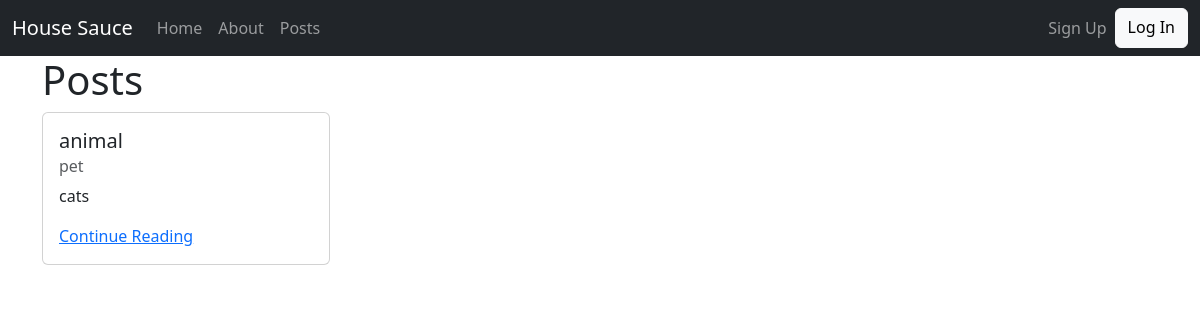
The app's page /posts/, older data.
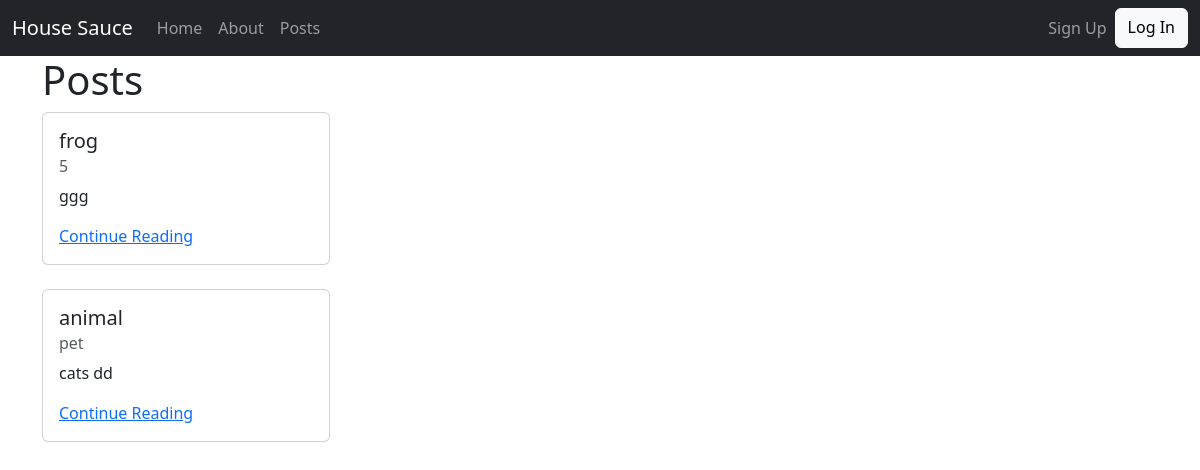
The same page, newer data.
### posts/models.py (models this page shows, shortened)
class Post(models.Model):
    title = models.CharField(max_length=128)
    subtitle = models.CharField(max_length=256)
    author = models.ForeignKey(
        get_user_model(),
        on_delete=models.CASCADE
    )
    body = models.TextField()
    created_on = models.DateTimeField(auto_now_add=True)

### posts/views.py (the view)
# urls.py: path("", views.PostListView.as_view(), name="list"),
class PostListView(ListView):
    template_name = "posts/list.html"
    model = Post
    def get_context_data(self, **kwargs):
        context = super().get_context_data(**kwargs)
        context["post_list"] = Post.objects.order_by(
            "created_on").reverse()
        return context

### templates/posts/list.html (shortened to what this page needs)
{% extends 'base.html' %}
{% block content %}
<h1>Posts</h1>
{% for post in post_list %}
<div class="card" style="width: 18rem;">
    <div class="card-body">
        <h5 class="card-title">{{ post.title }}</h5>
        <h6 class="card-subtitle mb-2 text-body-secondary">{{ post.subtitle }}</h6>
        <p class="card-text">{{ post.body|truncatechars:128}}</p>
        <a href="{% url 'detail' post.id %}" class="card-link">Continue Reading</a>
    </div>
</div>
<br />
{% endfor %}
{% endblock content %}

### templates/base.html (shortened to what this page needs)
<!DOCTYPE html>
<html lang="en">
<head>
    <link href="https://cdn.jsdelivr.net/npm/bootstrap@5.3.3/dist/css/bootstrap.min.css" rel="stylesheet"
>
</head>
<body>
    <nav class="navbar navbar-expand-lg navbar-dark bg-dark">
        <div class="container-fluid">
            <a class="navbar-brand" href="{% url 'home' %}">House Sauce</a>
            <div class="collapse navbar-collapse" id="navbarNavAltMarkup">
                <div class="navbar-nav">
                    <a class="nav-link" href="{% url 'home' %}">Home</a>
                    <a class="nav-link" href="{% url 'about' %}">About</a>
                    <a class="nav-link" href="{% url 'list' %}">Posts</a>
                </div>
                <div class="navbar-nav ms-auto">
                    {% if user.is_authenticated %}
                    <a class="nav-link" href="{% url 'password_change' %}">Change Password</a>
                    <form class="d-flex" method="POST" action="{% url 'logout' %}">
                        {% csrf_token %}
                        <button class="btn btn-light" type="submit">Log Out</button>
                    </form>
                    {% else %}
                    <a class="nav-link" href="{% url 'signup' %}">Sign Up</a>
                    <a class="nav-link, btn btn-light" href="{% url 'login' %}">Log In</a>
                    {% endif %}
                </div>
            </div>
        </div>
    </nav>
    <div class="container">
        {% block content %}{% endblock content %}
    </div>
</body>
</html>

Row changes from the older to the newer data that the page shows:
added Post: title "frog", subtitle "5", body "ggg"
changed Post "animal": body "cats" → "cats dd"
